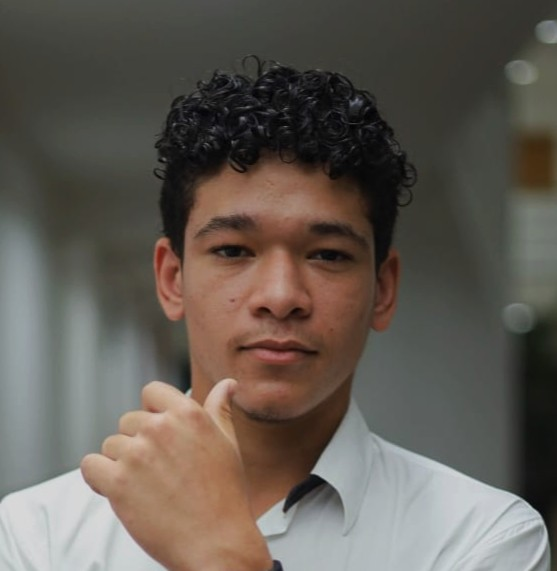
#> input picture source-photo.jpg, 557 x 571 px
$ python prep_photo.py
#> lines starting #> are read from the running program, lines starting #| are printed output that depends on the picture
from pathlib import Path

from PIL import Image, ImageOps

PROJECT_ROOT = Path(__file__).resolve().parent.parent

INPUT_FILE = PROJECT_ROOT / "source-photo.jpg"
OUTPUT_FILE = PROJECT_ROOT / "source-prepped.png"

WIDTH = 120
HEIGHT = 120


def main():
    print("[+] ACCESSING VISUAL INPUT...")
    print(f"[+] SOURCE: {INPUT_FILE}")

    if not INPUT_FILE.exists():
        raise FileNotFoundError(f"Foto não encontrada: {INPUT_FILE}")

    image = Image.open(INPUT_FILE)
#> image is the input picture: PIL image 557x571 RGB; mean R, G, B 98.9, 91.8, 84.2

    print(f"[+] ORIGINAL SIZE: " f"{image.width}x{image.height}")
#| [+] ORIGINAL SIZE: 557x571

    image = ImageOps.exif_transpose(image)

    image = ImageOps.fit(
        image, (WIDTH, HEIGHT), method=Image.Resampling.LANCZOS, centering=(0.5, 0.45)
    )
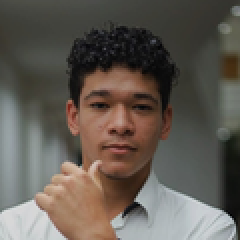
#> image: PIL image 120x120 RGB (shown 2 times larger); mean R, G, B 98.2, 91, 83.3

    image = image.convert("L")
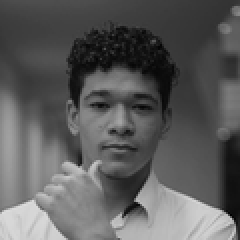
#> image: PIL image 120x120 L (shown 2 times larger); min 1, max 220, mean 92.3

    image.save(OUTPUT_FILE, "PNG")

    print(f"[+] PREPROCESSED IMAGE: " f"{OUTPUT_FILE}")

    print("[+] VISUAL MATRIX READY.")


if __name__ == "__main__":
    main()
